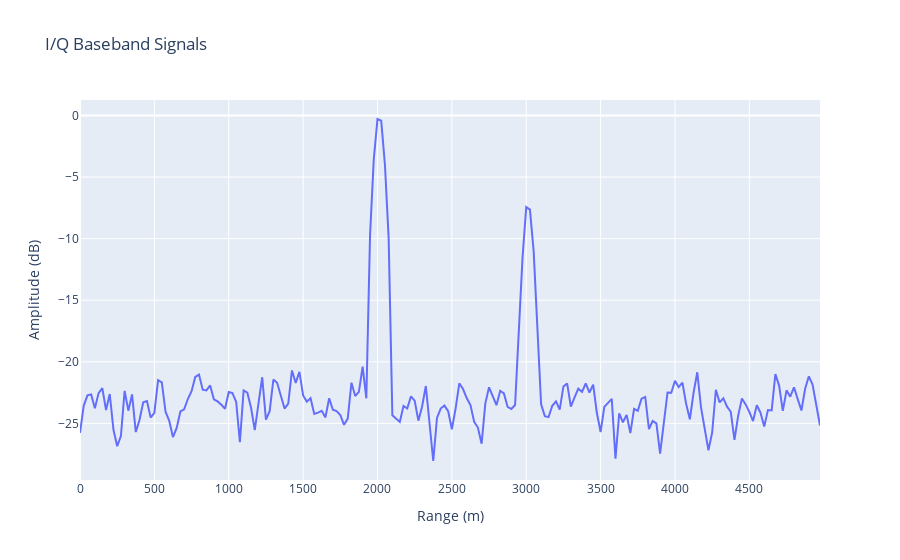

Source (notebook cell):
### Code cell
range_axis = mod_t*3e8/2

fig = go.Figure()

fig.add_trace(
    go.Scatter(
        x=range_axis,
        y=20*np.log10(range_profile_integrated),
        name="I",
    )
)

fig.update_layout(
    title="I/Q Baseband Signals",
    yaxis=dict(title="Amplitude (dB)"),
    xaxis=dict(title="Range (m)"),
)

# uncomment this to display interactive plot
fig.show()

### Figure 1 — Plotly figure (JSON) as saved in the notebook; plotly's stock layout.template omitted (floating-point values rounded to 4 significant figures; data arrays with more than 128 entries replaced by an {"elided": "..."} marker saying what was removed)
{"data": [{"name": "I", "type": "scatter", "x": {"elided": "2000 float values"}, "y": {"elided": "200 float values"}}], "layout": {"title": {"text": "I/Q Baseband Signals"}, "xaxis": {"title": {"text": "Range (m)"}}, "yaxis": {"title": {"text": "Amplitude (dB)"}}}}
